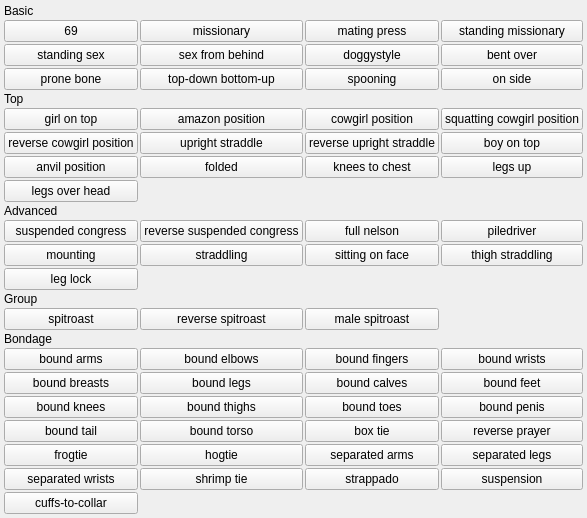
<?xml version="1.0" encoding="UTF-8"?>
<ui version="4.0">
 <class>sexual_positions_menu</class>
 <widget class="QWidget" name="sexual_positions_menu">
  <property name="geometry">
   <rect><x>0</x><y>0</y><width>240</width><height>500</height></rect>
  </property>
  <layout class="QGridLayout" name="grid">
   <property name="leftMargin"><number>4</number></property>
   <property name="topMargin"><number>4</number></property>
   <property name="rightMargin"><number>4</number></property>
   <property name="bottomMargin"><number>4</number></property>
   <property name="horizontalSpacing"><number>2</number></property>
   <property name="verticalSpacing"><number>2</number></property>
   <item row="0" column="0" colspan="4">
    <widget class="QLabel" name="lbl_group_0">
     <property name="type" stdset="0"><string>menuGroup</string></property>
     <property name="text"><string>Basic</string></property>
    </widget>
   </item>
   <item row="1" column="0">
    <widget class="QPushButton" name="chk_69">
     <property name="checkable"><bool>true</bool></property>
     <property name="text"><string>69</string></property>
     <property name="tags" stdset="0"><string>69</string></property>
    </widget>
   </item>
   <item row="1" column="1">
    <widget class="QPushButton" name="chk_missionary">
     <property name="checkable"><bool>true</bool></property>
     <property name="text"><string>missionary</string></property>
     <property name="tags" stdset="0"><string>missionary</string></property>
    </widget>
   </item>
   <item row="1" column="2">
    <widget class="QPushButton" name="chk_mating_press">
     <property name="checkable"><bool>true</bool></property>
     <property name="text"><string>mating press</string></property>
     <property name="tags" stdset="0"><string>mating press</string></property>
    </widget>
   </item>
   <item row="1" column="3">
    <widget class="QPushButton" name="chk_standing_missionary">
     <property name="checkable"><bool>true</bool></property>
     <property name="text"><string>standing missionary</string></property>
     <property name="tags" stdset="0"><string>standing missionary</string></property>
    </widget>
   </item>
   <item row="2" column="0">
    <widget class="QPushButton" name="chk_standing_sex">
     <property name="checkable"><bool>true</bool></property>
     <property name="text"><string>standing sex</string></property>
     <property name="tags" stdset="0"><string>standing sex</string></property>
    </widget>
   </item>
   <item row="2" column="1">
    <widget class="QPushButton" name="chk_sex_from_behind">
     <property name="checkable"><bool>true</bool></property>
     <property name="text"><string>sex from behind</string></property>
     <property name="tags" stdset="0"><string>sex from behind</string></property>
    </widget>
   </item>
   <item row="2" column="2">
    <widget class="QPushButton" name="chk_doggystyle">
     <property name="checkable"><bool>true</bool></property>
     <property name="text"><string>doggystyle</string></property>
     <property name="tags" stdset="0"><string>doggystyle</string></property>
    </widget>
   </item>
   <item row="2" column="3">
    <widget class="QPushButton" name="chk_bent_over">
     <property name="checkable"><bool>true</bool></property>
     <property name="text"><string>bent over</string></property>
     <property name="tags" stdset="0"><string>bent over</string></property>
    </widget>
   </item>
   <item row="3" column="0">
    <widget class="QPushButton" name="chk_prone_bone">
     <property name="checkable"><bool>true</bool></property>
     <property name="text"><string>prone bone</string></property>
     <property name="tags" stdset="0"><string>prone bone</string></property>
    </widget>
   </item>
   <item row="3" column="1">
    <widget class="QPushButton" name="chk_top_down_bottom_up">
     <property name="checkable"><bool>true</bool></property>
     <property name="text"><string>top-down bottom-up</string></property>
     <property name="tags" stdset="0"><string>top-down bottom-up</string></property>
    </widget>
   </item>
   <item row="3" column="2">
    <widget class="QPushButton" name="chk_spooning">
     <property name="checkable"><bool>true</bool></property>
     <property name="text"><string>spooning</string></property>
     <property name="tags" stdset="0"><string>spooning</string></property>
    </widget>
   </item>
   <item row="3" column="3">
    <widget class="QPushButton" name="chk_on_side">
     <property name="checkable"><bool>true</bool></property>
     <property name="text"><string>on side</string></property>
     <property name="tags" stdset="0"><string>on side</string></property>
    </widget>
   </item>
   <item row="4" column="0" colspan="4">
    <widget class="QLabel" name="lbl_group_4">
     <property name="type" stdset="0"><string>menuGroup</string></property>
     <property name="text"><string>Top</string></property>
    </widget>
   </item>
   <item row="5" column="0">
    <widget class="QPushButton" name="chk_girl_on_top">
     <property name="checkable"><bool>true</bool></property>
     <property name="text"><string>girl on top</string></property>
     <property name="tags" stdset="0"><string>girl on top</string></property>
    </widget>
   </item>
   <item row="5" column="1">
    <widget class="QPushButton" name="chk_amazon_position">
     <property name="checkable"><bool>true</bool></property>
     <property name="text"><string>amazon position</string></property>
     <property name="tags" stdset="0"><string>amazon position</string></property>
    </widget>
   </item>
   <item row="5" column="2">
    <widget class="QPushButton" name="chk_cowgirl_position">
     <property name="checkable"><bool>true</bool></property>
     <property name="text"><string>cowgirl position</string></property>
     <property name="tags" stdset="0"><string>cowgirl position</string></property>
    </widget>
   </item>
   <item row="5" column="3">
    <widget class="QPushButton" name="chk_squatting_cowgirl_position">
     <property name="checkable"><bool>true</bool></property>
     <property name="text"><string>squatting cowgirl position</string></property>
     <property name="tags" stdset="0"><string>squatting cowgirl position</string></property>
    </widget>
   </item>
   <item row="6" column="0">
    <widget class="QPushButton" name="chk_reverse_cowgirl_position">
     <property name="checkable"><bool>true</bool></property>
     <property name="text"><string>reverse cowgirl position</string></property>
     <property name="tags" stdset="0"><string>reverse cowgirl position</string></property>
    </widget>
   </item>
   <item row="6" column="1">
    <widget class="QPushButton" name="chk_upright_straddle">
     <property name="checkable"><bool>true</bool></property>
     <property name="text"><string>upright straddle</string></property>
     <property name="tags" stdset="0"><string>upright straddle</string></property>
    </widget>
   </item>
   <item row="6" column="2">
    <widget class="QPushButton" name="chk_reverse_upright_straddle">
     <property name="checkable"><bool>true</bool></property>
     <property name="text"><string>reverse upright straddle</string></property>
     <property name="tags" stdset="0"><string>reverse upright straddle</string></property>
    </widget>
   </item>
   <item row="6" column="3">
    <widget class="QPushButton" name="chk_boy_on_top">
     <property name="checkable"><bool>true</bool></property>
     <property name="text"><string>boy on top</string></property>
     <property name="tags" stdset="0"><string>boy on top</string></property>
    </widget>
   </item>
   <item row="7" column="0">
    <widget class="QPushButton" name="chk_anvil_position">
     <property name="checkable"><bool>true</bool></property>
     <property name="text"><string>anvil position</string></property>
     <property name="tags" stdset="0"><string>anvil position</string></property>
    </widget>
   </item>
   <item row="7" column="1">
    <widget class="QPushButton" name="chk_folded">
     <property name="checkable"><bool>true</bool></property>
     <property name="text"><string>folded</string></property>
     <property name="tags" stdset="0"><string>folded</string></property>
    </widget>
   </item>
   <item row="7" column="2">
    <widget class="QPushButton" name="chk_knees_to_chest">
     <property name="checkable"><bool>true</bool></property>
     <property name="text"><string>knees to chest</string></property>
     <property name="tags" stdset="0"><string>knees to chest</string></property>
    </widget>
   </item>
   <item row="7" column="3">
    <widget class="QPushButton" name="chk_legs_up">
     <property name="checkable"><bool>true</bool></property>
     <property name="text"><string>legs up</string></property>
     <property name="tags" stdset="0"><string>legs up</string></property>
    </widget>
   </item>
   <item row="8" column="0">
    <widget class="QPushButton" name="chk_legs_over_head">
     <property name="checkable"><bool>true</bool></property>
     <property name="text"><string>legs over head</string></property>
     <property name="tags" stdset="0"><string>legs over head</string></property>
    </widget>
   </item>
   <item row="9" column="0" colspan="4">
    <widget class="QLabel" name="lbl_group_9">
     <property name="type" stdset="0"><string>menuGroup</string></property>
     <property name="text"><string>Advanced</string></property>
    </widget>
   </item>
   <item row="10" column="0">
    <widget class="QPushButton" name="chk_suspended_congress">
     <property name="checkable"><bool>true</bool></property>
     <property name="text"><string>suspended congress</string></property>
     <property name="tags" stdset="0"><string>suspended congress</string></property>
    </widget>
   </item>
   <item row="10" column="1">
    <widget class="QPushButton" name="chk_reverse_suspended_congress">
     <property name="checkable"><bool>true</bool></property>
     <property name="text"><string>reverse suspended congress</string></property>
     <property name="tags" stdset="0"><string>reverse suspended congress</string></property>
    </widget>
   </item>
   <item row="10" column="2">
    <widget class="QPushButton" name="chk_full_nelson">
     <property name="checkable"><bool>true</bool></property>
     <property name="text"><string>full nelson</string></property>
     <property name="tags" stdset="0"><string>full nelson</string></property>
    </widget>
   </item>
   <item row="10" column="3">
    <widget class="QPushButton" name="chk_piledriver">
     <property name="checkable"><bool>true</bool></property>
     <property name="text"><string>piledriver</string></property>
     <property name="tags" stdset="0"><string>piledriver</string></property>
    </widget>
   </item>
   <item row="11" column="0">
    <widget class="QPushButton" name="chk_mounting">
     <property name="checkable"><bool>true</bool></property>
     <property name="text"><string>mounting</string></property>
     <property name="tags" stdset="0"><string>mounting</string></property>
    </widget>
   </item>
   <item row="11" column="1">
    <widget class="QPushButton" name="chk_straddling">
     <property name="checkable"><bool>true</bool></property>
     <property name="text"><string>straddling</string></property>
     <property name="tags" stdset="0"><string>straddling</string></property>
    </widget>
   </item>
   <item row="11" column="2">
    <widget class="QPushButton" name="chk_sitting_on_face">
     <property name="checkable"><bool>true</bool></property>
     <property name="text"><string>sitting on face</string></property>
     <property name="tags" stdset="0"><string>sitting on face</string></property>
    </widget>
   </item>
   <item row="11" column="3">
    <widget class="QPushButton" name="chk_thigh_straddling">
     <property name="checkable"><bool>true</bool></property>
     <property name="text"><string>thigh straddling</string></property>
     <property name="tags" stdset="0"><string>thigh straddling</string></property>
    </widget>
   </item>
   <item row="12" column="0">
    <widget class="QPushButton" name="chk_leg_lock">
     <property name="checkable"><bool>true</bool></property>
     <property name="text"><string>leg lock</string></property>
     <property name="tags" stdset="0"><string>leg lock</string></property>
    </widget>
   </item>
   <item row="13" column="0" colspan="4">
    <widget class="QLabel" name="lbl_group_13">
     <property name="type" stdset="0"><string>menuGroup</string></property>
     <property name="text"><string>Group</string></property>
    </widget>
   </item>
   <item row="14" column="0">
    <widget class="QPushButton" name="chk_spitroast">
     <property name="checkable"><bool>true</bool></property>
     <property name="text"><string>spitroast</string></property>
     <property name="tags" stdset="0"><string>spitroast</string></property>
    </widget>
   </item>
   <item row="14" column="1">
    <widget class="QPushButton" name="chk_reverse_spitroast">
     <property name="checkable"><bool>true</bool></property>
     <property name="text"><string>reverse spitroast</string></property>
     <property name="tags" stdset="0"><string>reverse spitroast</string></property>
    </widget>
   </item>
   <item row="14" column="2">
    <widget class="QPushButton" name="chk_male_spitroast">
     <property name="checkable"><bool>true</bool></property>
     <property name="text"><string>male spitroast</string></property>
     <property name="tags" stdset="0"><string>male spitroast</string></property>
    </widget>
   </item>
   <item row="15" column="0" colspan="4">
    <widget class="QLabel" name="lbl_group_15">
     <property name="type" stdset="0"><string>menuGroup</string></property>
     <property name="text"><string>Bondage</string></property>
    </widget>
   </item>
   <item row="16" column="0">
    <widget class="QPushButton" name="chk_bound_arms">
     <property name="checkable"><bool>true</bool></property>
     <property name="text"><string>bound arms</string></property>
     <property name="tags" stdset="0"><string>bound arms</string></property>
    </widget>
   </item>
   <item row="16" column="1">
    <widget class="QPushButton" name="chk_bound_elbows">
     <property name="checkable"><bool>true</bool></property>
     <property name="text"><string>bound elbows</string></property>
     <property name="tags" stdset="0"><string>bound elbows</string></property>
    </widget>
   </item>
   <item row="16" column="2">
    <widget class="QPushButton" name="chk_bound_fingers">
     <property name="checkable"><bool>true</bool></property>
     <property name="text"><string>bound fingers</string></property>
     <property name="tags" stdset="0"><string>bound fingers</string></property>
    </widget>
   </item>
   <item row="16" column="3">
    <widget class="QPushButton" name="chk_bound_wrists">
     <property name="checkable"><bool>true</bool></property>
     <property name="text"><string>bound wrists</string></property>
     <property name="tags" stdset="0"><string>bound wrists</string></property>
    </widget>
   </item>
   <item row="17" column="0">
    <widget class="QPushButton" name="chk_bound_breasts">
     <property name="checkable"><bool>true</bool></property>
     <property name="text"><string>bound breasts</string></property>
     <property name="tags" stdset="0"><string>bound breasts</string></property>
    </widget>
   </item>
   <item row="17" column="1">
    <widget class="QPushButton" name="chk_bound_legs">
     <property name="checkable"><bool>true</bool></property>
     <property name="text"><string>bound legs</string></property>
     <property name="tags" stdset="0"><string>bound legs</string></property>
    </widget>
   </item>
   <item row="17" column="2">
    <widget class="QPushButton" name="chk_bound_calves">
     <property name="checkable"><bool>true</bool></property>
     <property name="text"><string>bound calves</string></property>
     <property name="tags" stdset="0"><string>bound calves</string></property>
    </widget>
   </item>
   <item row="17" column="3">
    <widget class="QPushButton" name="chk_bound_feet">
     <property name="checkable"><bool>true</bool></property>
     <property name="text"><string>bound feet</string></property>
     <property name="tags" stdset="0"><string>bound feet</string></property>
    </widget>
   </item>
   <item row="18" column="0">
    <widget class="QPushButton" name="chk_bound_knees">
     <property name="checkable"><bool>true</bool></property>
     <property name="text"><string>bound knees</string></property>
     <property name="tags" stdset="0"><string>bound knees</string></property>
    </widget>
   </item>
   <item row="18" column="1">
    <widget class="QPushButton" name="chk_bound_thighs">
     <property name="checkable"><bool>true</bool></property>
     <property name="text"><string>bound thighs</string></property>
     <property name="tags" stdset="0"><string>bound thighs</string></property>
    </widget>
   </item>
   <item row="18" column="2">
    <widget class="QPushButton" name="chk_bound_toes">
     <property name="checkable"><bool>true</bool></property>
     <property name="text"><string>bound toes</string></property>
     <property name="tags" stdset="0"><string>bound toes</string></property>
    </widget>
   </item>
   <item row="18" column="3">
    <widget class="QPushButton" name="chk_bound_penis">
     <property name="checkable"><bool>true</bool></property>
     <property name="text"><string>bound penis</string></property>
     <property name="tags" stdset="0"><string>bound penis</string></property>
    </widget>
   </item>
   <item row="19" column="0">
    <widget class="QPushButton" name="chk_bound_tail">
     <property name="checkable"><bool>true</bool></property>
     <property name="text"><string>bound tail</string></property>
     <property name="tags" stdset="0"><string>bound tail</string></property>
    </widget>
   </item>
   <item row="19" column="1">
    <widget class="QPushButton" name="chk_bound_torso">
     <property name="checkable"><bool>true</bool></property>
     <property name="text"><string>bound torso</string></property>
     <property name="tags" stdset="0"><string>bound torso</string></property>
    </widget>
   </item>
   <item row="19" column="2">
    <widget class="QPushButton" name="chk_box_tie">
     <property name="checkable"><bool>true</bool></property>
     <property name="text"><string>box tie</string></property>
     <property name="tags" stdset="0"><string>box tie</string></property>
    </widget>
   </item>
   <item row="19" column="3">
    <widget class="QPushButton" name="chk_reverse_prayer">
     <property name="checkable"><bool>true</bool></property>
     <property name="text"><string>reverse prayer</string></property>
     <property name="tags" stdset="0"><string>reverse prayer</string></property>
    </widget>
   </item>
   <item row="20" column="0">
    <widget class="QPushButton" name="chk_frogtie">
     <property name="checkable"><bool>true</bool></property>
     <property name="text"><string>frogtie</string></property>
     <property name="tags" stdset="0"><string>frogtie</string></property>
    </widget>
   </item>
   <item row="20" column="1">
    <widget class="QPushButton" name="chk_hogtie">
     <property name="checkable"><bool>true</bool></property>
     <property name="text"><string>hogtie</string></property>
     <property name="tags" stdset="0"><string>hogtie</string></property>
    </widget>
   </item>
   <item row="20" column="2">
    <widget class="QPushButton" name="chk_separated_arms">
     <property name="checkable"><bool>true</bool></property>
     <property name="text"><string>separated arms</string></property>
     <property name="tags" stdset="0"><string>separated arms</string></property>
    </widget>
   </item>
   <item row="20" column="3">
    <widget class="QPushButton" name="chk_separated_legs">
     <property name="checkable"><bool>true</bool></property>
     <property name="text"><string>separated legs</string></property>
     <property name="tags" stdset="0"><string>separated legs</string></property>
    </widget>
   </item>
   <item row="21" column="0">
    <widget class="QPushButton" name="chk_separated_wrists">
     <property name="checkable"><bool>true</bool></property>
     <property name="text"><string>separated wrists</string></property>
     <property name="tags" stdset="0"><string>separated wrists</string></property>
    </widget>
   </item>
   <item row="21" column="1">
    <widget class="QPushButton" name="chk_shrimp_tie">
     <property name="checkable"><bool>true</bool></property>
     <property name="text"><string>shrimp tie</string></property>
     <property name="tags" stdset="0"><string>shrimp tie</string></property>
    </widget>
   </item>
   <item row="21" column="2">
    <widget class="QPushButton" name="chk_strappado">
     <property name="checkable"><bool>true</bool></property>
     <property name="text"><string>strappado</string></property>
     <property name="tags" stdset="0"><string>strappado</string></property>
    </widget>
   </item>
   <item row="21" column="3">
    <widget class="QPushButton" name="chk_suspension">
     <property name="checkable"><bool>true</bool></property>
     <property name="text"><string>suspension</string></property>
     <property name="tags" stdset="0"><string>suspension</string></property>
    </widget>
   </item>
   <item row="22" column="0">
    <widget class="QPushButton" name="chk_cuffs_to_collar">
     <property name="checkable"><bool>true</bool></property>
     <property name="text"><string>cuffs-to-collar</string></property>
     <property name="tags" stdset="0"><string>cuffs-to-collar</string></property>
    </widget>
   </item>
  </layout>
 </widget>
 <resources/>
 <connections/>
</ui>
